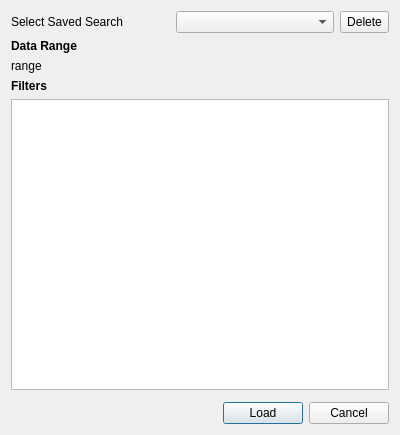
<?xml version="1.0" encoding="UTF-8"?>
<ui version="4.0">
 <class>Dialog</class>
 <widget class="QDialog" name="Dialog">
  <property name="geometry">
   <rect>
    <x>0</x>
    <y>0</y>
    <width>400</width>
    <height>435</height>
   </rect>
  </property>
  <property name="windowTitle">
   <string>Open Search</string>
  </property>
  <layout class="QVBoxLayout" name="verticalLayout">
   <item>
    <layout class="QHBoxLayout" name="horizontalLayout_2">
     <item>
      <widget class="QLabel" name="label">
       <property name="text">
        <string>Select Saved Search</string>
       </property>
      </widget>
     </item>
     <item>
      <widget class="QComboBox" name="comboSavedSearch"/>
     </item>
     <item>
      <widget class="QToolButton" name="btnDelete">
       <property name="sizePolicy">
        <sizepolicy hsizetype="Fixed" vsizetype="Preferred">
         <horstretch>0</horstretch>
         <verstretch>0</verstretch>
        </sizepolicy>
       </property>
       <property name="text">
        <string>Delete</string>
       </property>
      </widget>
     </item>
    </layout>
   </item>
   <item>
    <widget class="QLabel" name="label_2">
     <property name="text">
      <string>&lt;b&gt;Data Range&lt;/b&gt;</string>
     </property>
    </widget>
   </item>
   <item>
    <widget class="QLabel" name="labelDateRange">
     <property name="text">
      <string>range</string>
     </property>
    </widget>
   </item>
   <item>
    <widget class="QLabel" name="label_3">
     <property name="text">
      <string>&lt;b&gt;Filters&lt;/b&gt;</string>
     </property>
    </widget>
   </item>
   <item>
    <widget class="QTextBrowser" name="txtFilters">
     <property name="minimumSize">
      <size>
       <width>200</width>
       <height>0</height>
      </size>
     </property>
    </widget>
   </item>
   <item>
    <widget class="QFrame" name="frameWarningLegacySearch">
     <property name="frameShape">
      <enum>QFrame::StyledPanel</enum>
     </property>
     <property name="frameShadow">
      <enum>QFrame::Raised</enum>
     </property>
    </widget>
   </item>
   <item>
    <layout class="QHBoxLayout" name="horizontalLayout">
     <item>
      <spacer name="horizontalSpacer">
       <property name="orientation">
        <enum>Qt::Horizontal</enum>
       </property>
       <property name="sizeHint" stdset="0">
        <size>
         <width>40</width>
         <height>20</height>
        </size>
       </property>
      </spacer>
     </item>
     <item>
      <widget class="QPushButton" name="btnLoad">
       <property name="text">
        <string>Load</string>
       </property>
      </widget>
     </item>
     <item>
      <widget class="QPushButton" name="btnCancel">
       <property name="text">
        <string>Cancel</string>
       </property>
      </widget>
     </item>
    </layout>
   </item>
  </layout>
 </widget>
 <resources/>
 <connections/>
</ui>
